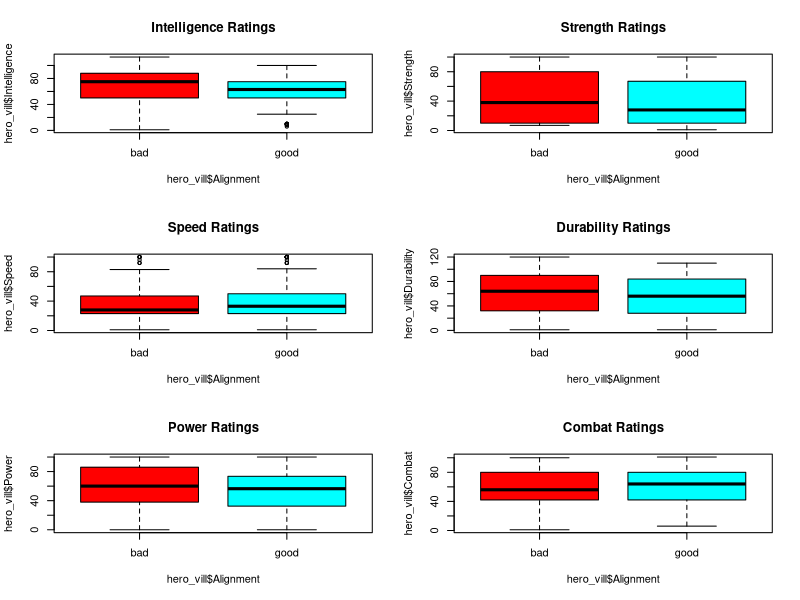

Reproduce this figure in R.
## ---- chunk 1
knitr::opts_chunk$set(fig.path='{{ site.url }}/images/superhero-stats-ii-', message = FALSE, warning=FALSE)
## ---- chunk 2
#create a panel of boxplots; separate by alignment
hero_vill = read.csv("../data/superhero-stats/hero_vill.csv", stringsAsFactors=TRUE)
par(mfrow=c(3,2))
boxplot(hero_vill$Intelligence~hero_vill$Alignment, col=rainbow(2), main="Intelligence Ratings")
boxplot(hero_vill$Strength~hero_vill$Alignment, col=rainbow(2), main="Strength Ratings")
boxplot(hero_vill$Speed~hero_vill$Alignment, col=rainbow(2), main="Speed Ratings")
boxplot(hero_vill$Durability~hero_vill$Alignment, col=rainbow(2), main="Durability Ratings")
boxplot(hero_vill$Power~hero_vill$Alignment, col=rainbow(2), main="Power Ratings")
boxplot(hero_vill$Combat~hero_vill$Alignment, col=rainbow(2), main="Combat Ratings")
